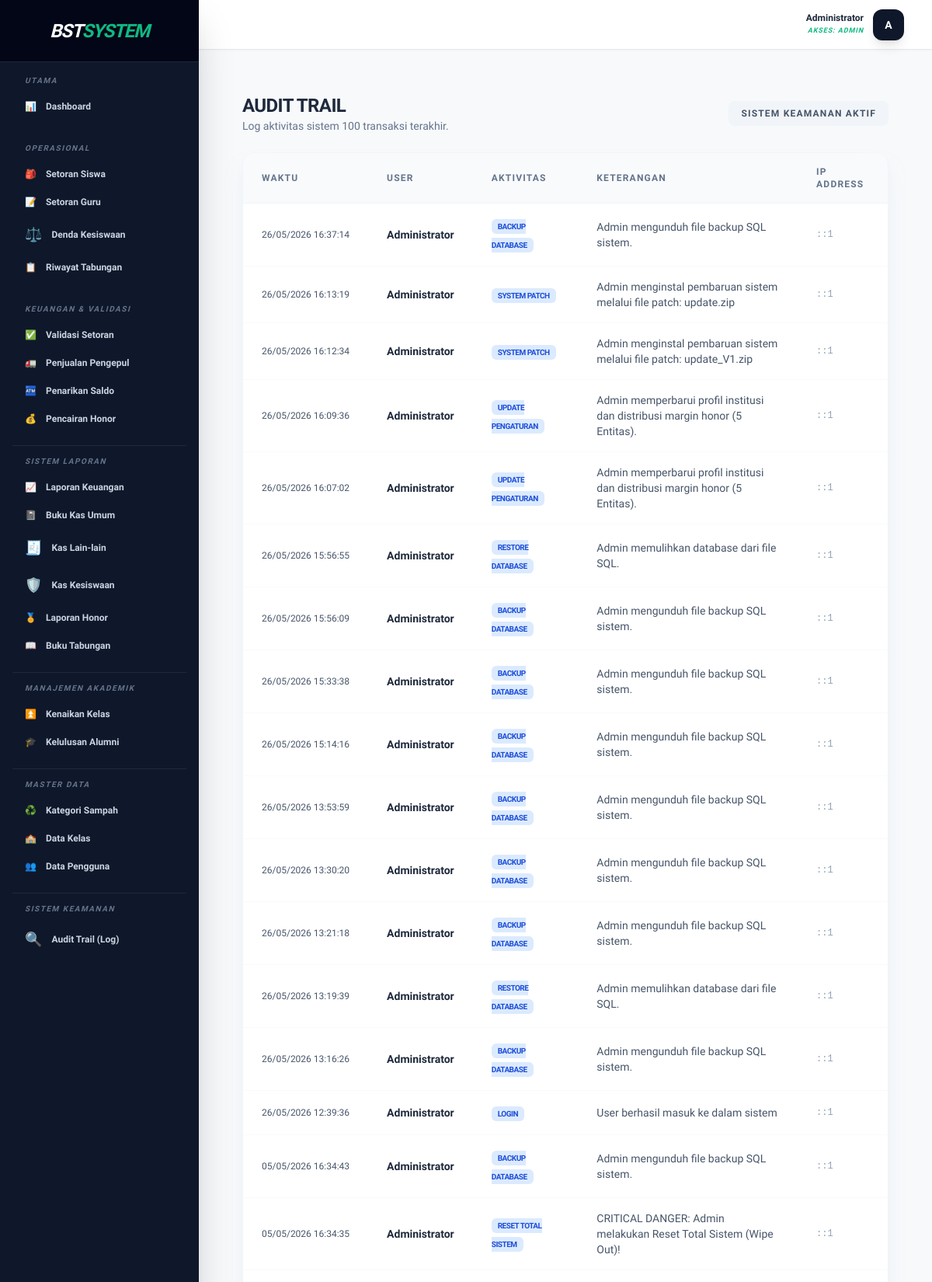
/public/pengaturan/logs (signed in, upper part), run on the app's committed database.
### tables this page shows
CREATE TABLE `activity_logs` (
  `id` int(11) NOT NULL AUTO_INCREMENT,
  `user_id` int(11) NOT NULL,
  `activity` varchar(255) NOT NULL,
  `description` text DEFAULT NULL,
  `ip_address` varchar(45) DEFAULT NULL,
  `created_at` timestamp NOT NULL DEFAULT current_timestamp(),
  PRIMARY KEY (`id`),
  KEY `user_id` (`user_id`),
  CONSTRAINT `activity_logs_ibfk_1` FOREIGN KEY (`user_id`) REFERENCES `users` (`id`)
);

CREATE TABLE `users` (
  `id` int(11) NOT NULL AUTO_INCREMENT,
  `nama` varchar(100) NOT NULL,
  `username` varchar(50) NOT NULL,
  `password` varchar(255) NOT NULL,
  `role` enum('admin','guru','siswa','staff','alumni') NOT NULL,
  `kelas_id` int(11) DEFAULT NULL,
  `angkatan` varchar(10) DEFAULT NULL,
  `is_active` tinyint(1) NOT NULL DEFAULT 1,
  `deleted_at` timestamp NULL DEFAULT NULL,
  PRIMARY KEY (`id`)
);

### app/Controllers/PengaturanController.php (called while the page is built, shortened)
<?php
require_once __DIR__ . '/../Core/Database.php';
class PengaturanController {
    private $db;
    public function __construct() {
        $this->db = Database::getInstance()->getConnection();
    }
    public function logs() {
        $sql = "SELECT l.*, u.nama
                FROM activity_logs l
                JOIN users u ON l.user_id = u.id
                ORDER BY l.created_at DESC LIMIT 100";
        $logs = $this->db->query($sql)->fetchAll();
        require_once __DIR__ . '/../../views/layouts/admin.php';
    }
}

### app/Core/Database.php (called while the page is built, shortened)
<?php
class Database {
    private static $instance = null;
    private $conn;
    private function __construct() {
        try {
            $dsn = "mysql:host=" . DB_HOST . ";dbname=" . DB_NAME . ";charset=utf8mb4";
            $options = [
                PDO::ATTR_ERRMODE => PDO::ERRMODE_EXCEPTION,
                PDO::ATTR_DEFAULT_FETCH_MODE => PDO::FETCH_ASSOC,
                PDO::ATTR_EMULATE_PREPARES => false,
            ];
            $this->conn = new PDO($dsn, DB_USER, DB_PASS, $options);
        } catch (PDOException $e) {
            die("Koneksi Database Gagal: " . $e->getMessage());
        }
    }
    public static function getInstance() {
        if (self::$instance === null) {
            self::$instance = new self();
        }
        return self::$instance;
    }
    public function getConnection() {
        return $this->conn;
    }
}

### views/admin/pengaturan/logs.php (the view)
<div class="p-6">
    <div class="flex justify-between items-center mb-6">
        <div>
            <h1 class="text-2xl font-black text-slate-800 uppercase tracking-tight">Audit Trail</h1>
            <p class="text-sm text-slate-500 font-medium">Log aktivitas sistem 100 transaksi terakhir.</p>
        </div>
        <div class="bg-slate-100 px-4 py-2 rounded-lg text-xs font-bold text-slate-600 tracking-widest uppercase">
            Sistem Keamanan Aktif
        </div>
    </div>
    <div class="bg-white rounded-2xl shadow-xl shadow-slate-200/50 border border-slate-100 overflow-hidden">
        <div class="overflow-x-auto">
            <table class="w-full text-left border-collapse">
                <thead>
                    <tr class="bg-slate-50 border-b border-slate-100">
                        <th class="px-6 py-4 text-xs font-black text-slate-500 uppercase tracking-widest">Waktu</th>
                        <th class="px-6 py-4 text-xs font-black text-slate-500 uppercase tracking-widest">User</th>
                        <th class="px-6 py-4 text-xs font-black text-slate-500 uppercase tracking-widest">Aktivitas</th>
                        <th class="px-6 py-4 text-xs font-black text-slate-500 uppercase tracking-widest">Keterangan</th>
                        <th class="px-6 py-4 text-xs font-black text-slate-500 uppercase tracking-widest">IP Address</th>
                    </tr>
                </thead>
                <tbody class="divide-y divide-slate-50">
                    <?php if (empty($logs)): ?>
                        <tr>
                            <td colspan="5" class="px-6 py-12 text-center text-slate-400 italic">Belum ada catatan aktivitas.</td>
                        </tr>
                    <?php else: ?>
                        <?php foreach ($logs as $log): ?>
                            <tr class="hover:bg-slate-50/50 transition-colors">
                                <td class="px-6 py-4 text-xs text-slate-600 whitespace-nowrap">
                                    <?= date('d/m/Y H:i:s', strtotime($log['created_at'])) ?>
                                </td>
                                <td class="px-6 py-4">
                                    <span class="text-sm font-bold text-slate-800"><?= htmlspecialchars($log['nama']) ?></span>
                                </td>
                                <td class="px-6 py-4">
                                    <span class="px-2 py-1 bg-blue-100 text-blue-700 text-[10px] font-black uppercase rounded-md tracking-tighter">
                                        <?= htmlspecialchars($log['activity']) ?>
                                    </span>
                                </td>
                                <td class="px-6 py-4 text-sm text-slate-600">
                                    <?= htmlspecialchars($log['description']) ?>
                                </td>
                                <td class="px-6 py-4 text-xs font-mono text-slate-400">
                                    <?= htmlspecialchars($log['ip_address']) ?>
                                </td>
                            </tr>
                        <?php endforeach; ?>
                    <?php endif; ?>
                </tbody>
            </table>
        </div>
    </div>
</div>

### views/layouts/admin.php (style rules this page uses)
body { font-family: 'Plus Jakarta Sans', sans-serif; background-color: #f8fafc; }

### data on the page
activity_logs: created_at "26/05/2026 16:37:14", user.nama "Administrator", activity "BACKUP DATABASE", description "Admin mengunduh file backup SQL sistem.", ip_address "::1"
activity_logs: created_at "26/05/2026 16:13:19", user.nama "Administrator", activity "SYSTEM PATCH", description "Admin menginstal pembaruan sistem melalui file patch: update.zip", ip_address "::1"
activity_logs: created_at "26/05/2026 16:12:34", user.nama "Administrator", activity "SYSTEM PATCH", description "Admin menginstal pembaruan sistem melalui file patch: update_V1.zip", ip_address "::1"
activity_logs: created_at "26/05/2026 16:09:36", user.nama "Administrator", activity "UPDATE PENGATURAN", description "Admin memperbarui profil institusi dan distribusi margin honor (5 Entitas).", ip_address "::1"
activity_logs: created_at "26/05/2026 16:07:02", user.nama "Administrator", activity "UPDATE PENGATURAN", description "Admin memperbarui profil institusi dan distribusi margin honor (5 Entitas).", ip_address "::1"
activity_logs: created_at "26/05/2026 15:56:55", user.nama "Administrator", activity "RESTORE DATABASE", description "Admin memulihkan database dari file SQL.", ip_address "::1"
activity_logs: created_at "26/05/2026 15:56:09", user.nama "Administrator", activity "BACKUP DATABASE", description "Admin mengunduh file backup SQL sistem.", ip_address "::1"
activity_logs: created_at "26/05/2026 15:33:38", user.nama "Administrator", activity "BACKUP DATABASE", description "Admin mengunduh file backup SQL sistem.", ip_address "::1"
activity_logs: created_at "26/05/2026 15:14:16", user.nama "Administrator", activity "BACKUP DATABASE", description "Admin mengunduh file backup SQL sistem.", ip_address "::1"
activity_logs: created_at "26/05/2026 13:53:59", user.nama "Administrator", activity "BACKUP DATABASE", description "Admin mengunduh file backup SQL sistem.", ip_address "::1"
activity_logs: created_at "26/05/2026 13:30:20", user.nama "Administrator", activity "BACKUP DATABASE", description "Admin mengunduh file backup SQL sistem.", ip_address "::1"
activity_logs: created_at "26/05/2026 13:21:18", user.nama "Administrator", activity "BACKUP DATABASE", description "Admin mengunduh file backup SQL sistem.", ip_address "::1"
activity_logs: created_at "26/05/2026 13:19:39", user.nama "Administrator", activity "RESTORE DATABASE", description "Admin memulihkan database dari file SQL.", ip_address "::1"
activity_logs: created_at "26/05/2026 13:16:26", user.nama "Administrator", activity "BACKUP DATABASE", description "Admin mengunduh file backup SQL sistem.", ip_address "::1"
activity_logs: created_at "26/05/2026 12:39:36", user.nama "Administrator", activity "LOGIN", description "User berhasil masuk ke dalam sistem", ip_address "::1"
activity_logs: created_at "05/05/2026 16:34:43", user.nama "Administrator", activity "BACKUP DATABASE", description "Admin mengunduh file backup SQL sistem.", ip_address "::1"
activity_logs: created_at "05/05/2026 16:34:35", user.nama "Administrator", activity "RESET TOTAL SISTEM", description "CRITICAL DANGER: Admin melakukan Reset Total Sistem (Wipe Out)!", ip_address "::1"

### other printed values
$_SESSION['nama'] "Administrator"
$_SESSION['role'] "ADMIN"
substr($_SESSION['nama'], 0, 1) "A"
